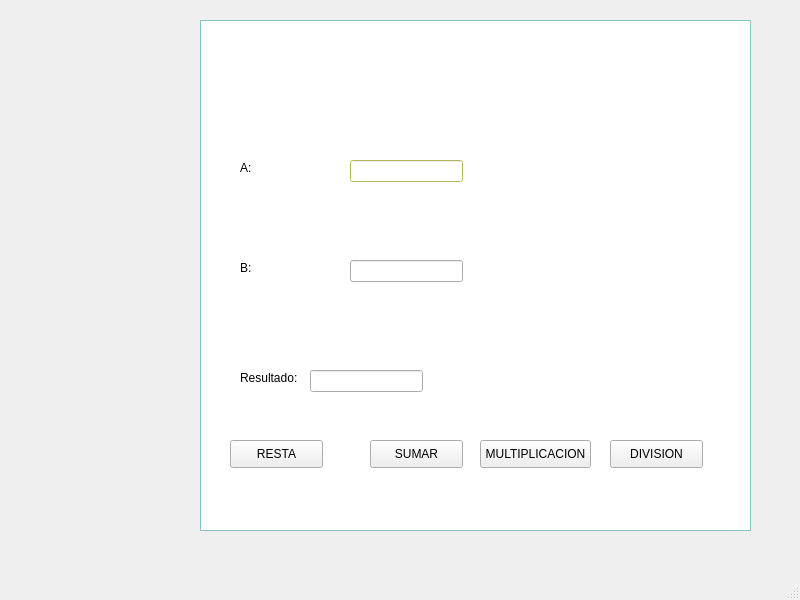
<?xml version="1.0" encoding="UTF-8"?>
<ui version="4.0">
 <class>MainWindow</class>
 <widget class="QMainWindow" name="MainWindow">
  <property name="geometry">
   <rect>
    <x>0</x>
    <y>0</y>
    <width>800</width>
    <height>600</height>
   </rect>
  </property>
  <property name="windowTitle">
   <string>MainWindow</string>
  </property>
  <widget class="QWidget" name="centralwidget">
   <widget class="QListView" name="listView">
    <property name="geometry">
     <rect>
      <x>200</x>
      <y>20</y>
      <width>551</width>
      <height>511</height>
     </rect>
    </property>
    <property name="palette">
     <palette>
      <active>
       <colorrole role="WindowText">
        <brush brushstyle="SolidPattern">
         <color alpha="255">
          <red>0</red>
          <green>0</green>
          <blue>0</blue>
         </color>
        </brush>
       </colorrole>
       <colorrole role="Button">
        <brush brushstyle="SolidPattern">
         <color alpha="255">
          <red>170</red>
          <green>255</green>
          <blue>255</blue>
         </color>
        </brush>
       </colorrole>
       <colorrole role="Light">
        <brush brushstyle="SolidPattern">
         <color alpha="255">
          <red>255</red>
          <green>255</green>
          <blue>255</blue>
         </color>
        </brush>
       </colorrole>
       <colorrole role="Midlight">
        <brush brushstyle="SolidPattern">
         <color alpha="255">
          <red>212</red>
          <green>255</green>
          <blue>255</blue>
         </color>
        </brush>
       </colorrole>
       <colorrole role="Dark">
        <brush brushstyle="SolidPattern">
         <color alpha="255">
          <red>85</red>
          <green>127</green>
          <blue>127</blue>
         </color>
        </brush>
       </colorrole>
       <colorrole role="Mid">
        <brush brushstyle="SolidPattern">
         <color alpha="255">
          <red>113</red>
          <green>170</green>
          <blue>170</blue>
         </color>
        </brush>
       </colorrole>
       <colorrole role="Text">
        <brush brushstyle="SolidPattern">
         <color alpha="255">
          <red>0</red>
          <green>0</green>
          <blue>0</blue>
         </color>
        </brush>
       </colorrole>
       <colorrole role="BrightText">
        <brush brushstyle="SolidPattern">
         <color alpha="255">
          <red>255</red>
          <green>255</green>
          <blue>255</blue>
         </color>
        </brush>
       </colorrole>
       <colorrole role="ButtonText">
        <brush brushstyle="SolidPattern">
         <color alpha="255">
          <red>0</red>
          <green>0</green>
          <blue>0</blue>
         </color>
        </brush>
       </colorrole>
       <colorrole role="Base">
        <brush brushstyle="SolidPattern">
         <color alpha="255">
          <red>255</red>
          <green>255</green>
          <blue>255</blue>
         </color>
        </brush>
       </colorrole>
       <colorrole role="Window">
        <brush brushstyle="SolidPattern">
         <color alpha="255">
          <red>170</red>
          <green>255</green>
          <blue>255</blue>
         </color>
        </brush>
       </colorrole>
       <colorrole role="Shadow">
        <brush brushstyle="SolidPattern">
         <color alpha="255">
          <red>0</red>
          <green>0</green>
          <blue>0</blue>
         </color>
        </brush>
       </colorrole>
       <colorrole role="AlternateBase">
        <brush brushstyle="SolidPattern">
         <color alpha="255">
          <red>212</red>
          <green>255</green>
          <blue>255</blue>
         </color>
        </brush>
       </colorrole>
       <colorrole role="ToolTipBase">
        <brush brushstyle="SolidPattern">
         <color alpha="255">
          <red>255</red>
          <green>255</green>
          <blue>220</blue>
         </color>
        </brush>
       </colorrole>
       <colorrole role="ToolTipText">
        <brush brushstyle="SolidPattern">
         <color alpha="255">
          <red>0</red>
          <green>0</green>
          <blue>0</blue>
         </color>
        </brush>
       </colorrole>
       <colorrole role="PlaceholderText">
        <brush brushstyle="SolidPattern">
         <color alpha="128">
          <red>0</red>
          <green>0</green>
          <blue>0</blue>
         </color>
        </brush>
       </colorrole>
      </active>
      <inactive>
       <colorrole role="WindowText">
        <brush brushstyle="SolidPattern">
         <color alpha="255">
          <red>0</red>
          <green>0</green>
          <blue>0</blue>
         </color>
        </brush>
       </colorrole>
       <colorrole role="Button">
        <brush brushstyle="SolidPattern">
         <color alpha="255">
          <red>170</red>
          <green>255</green>
          <blue>255</blue>
         </color>
        </brush>
       </colorrole>
       <colorrole role="Light">
        <brush brushstyle="SolidPattern">
         <color alpha="255">
          <red>255</red>
          <green>255</green>
          <blue>255</blue>
         </color>
        </brush>
       </colorrole>
       <colorrole role="Midlight">
        <brush brushstyle="SolidPattern">
         <color alpha="255">
          <red>212</red>
          <green>255</green>
          <blue>255</blue>
         </color>
        </brush>
       </colorrole>
       <colorrole role="Dark">
        <brush brushstyle="SolidPattern">
         <color alpha="255">
          <red>85</red>
          <green>127</green>
          <blue>127</blue>
         </color>
        </brush>
       </colorrole>
       <colorrole role="Mid">
        <brush brushstyle="SolidPattern">
         <color alpha="255">
          <red>113</red>
          <green>170</green>
          <blue>170</blue>
         </color>
        </brush>
       </colorrole>
       <colorrole role="Text">
        <brush brushstyle="SolidPattern">
         <color alpha="255">
          <red>0</red>
          <green>0</green>
          <blue>0</blue>
         </color>
        </brush>
       </colorrole>
       <colorrole role="BrightText">
        <brush brushstyle="SolidPattern">
         <color alpha="255">
          <red>255</red>
          <green>255</green>
          <blue>255</blue>
         </color>
        </brush>
       </colorrole>
       <colorrole role="ButtonText">
        <brush brushstyle="SolidPattern">
         <color alpha="255">
          <red>0</red>
          <green>0</green>
          <blue>0</blue>
         </color>
        </brush>
       </colorrole>
       <colorrole role="Base">
        <brush brushstyle="SolidPattern">
         <color alpha="255">
          <red>255</red>
          <green>255</green>
          <blue>255</blue>
         </color>
        </brush>
       </colorrole>
       <colorrole role="Window">
        <brush brushstyle="SolidPattern">
         <color alpha="255">
          <red>170</red>
          <green>255</green>
          <blue>255</blue>
         </color>
        </brush>
       </colorrole>
       <colorrole role="Shadow">
        <brush brushstyle="SolidPattern">
         <color alpha="255">
          <red>0</red>
          <green>0</green>
          <blue>0</blue>
         </color>
        </brush>
       </colorrole>
       <colorrole role="AlternateBase">
        <brush brushstyle="SolidPattern">
         <color alpha="255">
          <red>212</red>
          <green>255</green>
          <blue>255</blue>
         </color>
        </brush>
       </colorrole>
       <colorrole role="ToolTipBase">
        <brush brushstyle="SolidPattern">
         <color alpha="255">
          <red>255</red>
          <green>255</green>
          <blue>220</blue>
         </color>
        </brush>
       </colorrole>
       <colorrole role="ToolTipText">
        <brush brushstyle="SolidPattern">
         <color alpha="255">
          <red>0</red>
          <green>0</green>
          <blue>0</blue>
         </color>
        </brush>
       </colorrole>
       <colorrole role="PlaceholderText">
        <brush brushstyle="SolidPattern">
         <color alpha="128">
          <red>0</red>
          <green>0</green>
          <blue>0</blue>
         </color>
        </brush>
       </colorrole>
      </inactive>
      <disabled>
       <colorrole role="WindowText">
        <brush brushstyle="SolidPattern">
         <color alpha="255">
          <red>85</red>
          <green>127</green>
          <blue>127</blue>
         </color>
        </brush>
       </colorrole>
       <colorrole role="Button">
        <brush brushstyle="SolidPattern">
         <color alpha="255">
          <red>170</red>
          <green>255</green>
          <blue>255</blue>
         </color>
        </brush>
       </colorrole>
       <colorrole role="Light">
        <brush brushstyle="SolidPattern">
         <color alpha="255">
          <red>255</red>
          <green>255</green>
          <blue>255</blue>
         </color>
        </brush>
       </colorrole>
       <colorrole role="Midlight">
        <brush brushstyle="SolidPattern">
         <color alpha="255">
          <red>212</red>
          <green>255</green>
          <blue>255</blue>
         </color>
        </brush>
       </colorrole>
       <colorrole role="Dark">
        <brush brushstyle="SolidPattern">
         <color alpha="255">
          <red>85</red>
          <green>127</green>
          <blue>127</blue>
         </color>
        </brush>
       </colorrole>
       <colorrole role="Mid">
        <brush brushstyle="SolidPattern">
         <color alpha="255">
          <red>113</red>
          <green>170</green>
          <blue>170</blue>
         </color>
        </brush>
       </colorrole>
       <colorrole role="Text">
        <brush brushstyle="SolidPattern">
         <color alpha="255">
          <red>85</red>
          <green>127</green>
          <blue>127</blue>
         </color>
        </brush>
       </colorrole>
       <colorrole role="BrightText">
        <brush brushstyle="SolidPattern">
         <color alpha="255">
          <red>255</red>
          <green>255</green>
          <blue>255</blue>
         </color>
        </brush>
       </colorrole>
       <colorrole role="ButtonText">
        <brush brushstyle="SolidPattern">
         <color alpha="255">
          <red>85</red>
          <green>127</green>
          <blue>127</blue>
         </color>
        </brush>
       </colorrole>
       <colorrole role="Base">
        <brush brushstyle="SolidPattern">
         <color alpha="255">
          <red>170</red>
          <green>255</green>
          <blue>255</blue>
         </color>
        </brush>
       </colorrole>
       <colorrole role="Window">
        <brush brushstyle="SolidPattern">
         <color alpha="255">
          <red>170</red>
          <green>255</green>
          <blue>255</blue>
         </color>
        </brush>
       </colorrole>
       <colorrole role="Shadow">
        <brush brushstyle="SolidPattern">
         <color alpha="255">
          <red>0</red>
          <green>0</green>
          <blue>0</blue>
         </color>
        </brush>
       </colorrole>
       <colorrole role="AlternateBase">
        <brush brushstyle="SolidPattern">
         <color alpha="255">
          <red>170</red>
          <green>255</green>
          <blue>255</blue>
         </color>
        </brush>
       </colorrole>
       <colorrole role="ToolTipBase">
        <brush brushstyle="SolidPattern">
         <color alpha="255">
          <red>255</red>
          <green>255</green>
          <blue>220</blue>
         </color>
        </brush>
       </colorrole>
       <colorrole role="ToolTipText">
        <brush brushstyle="SolidPattern">
         <color alpha="255">
          <red>0</red>
          <green>0</green>
          <blue>0</blue>
         </color>
        </brush>
       </colorrole>
       <colorrole role="PlaceholderText">
        <brush brushstyle="SolidPattern">
         <color alpha="128">
          <red>0</red>
          <green>0</green>
          <blue>0</blue>
         </color>
        </brush>
       </colorrole>
      </disabled>
     </palette>
    </property>
    <property name="autoFillBackground">
     <bool>true</bool>
    </property>
   </widget>
   <widget class="QPushButton" name="pushButton">
    <property name="geometry">
     <rect>
      <x>370</x>
      <y>440</y>
      <width>93</width>
      <height>28</height>
     </rect>
    </property>
    <property name="text">
     <string>SUMAR</string>
    </property>
   </widget>
   <widget class="QLineEdit" name="lineEdit">
    <property name="geometry">
     <rect>
      <x>350</x>
      <y>160</y>
      <width>113</width>
      <height>22</height>
     </rect>
    </property>
    <property name="palette">
     <palette>
      <active>
       <colorrole role="WindowText">
        <brush brushstyle="SolidPattern">
         <color alpha="255">
          <red>0</red>
          <green>0</green>
          <blue>0</blue>
         </color>
        </brush>
       </colorrole>
       <colorrole role="Button">
        <brush brushstyle="SolidPattern">
         <color alpha="255">
          <red>255</red>
          <green>255</green>
          <blue>127</blue>
         </color>
        </brush>
       </colorrole>
       <colorrole role="Light">
        <brush brushstyle="SolidPattern">
         <color alpha="255">
          <red>255</red>
          <green>255</green>
          <blue>254</blue>
         </color>
        </brush>
       </colorrole>
       <colorrole role="Midlight">
        <brush brushstyle="SolidPattern">
         <color alpha="255">
          <red>255</red>
          <green>255</green>
          <blue>190</blue>
         </color>
        </brush>
       </colorrole>
       <colorrole role="Dark">
        <brush brushstyle="SolidPattern">
         <color alpha="255">
          <red>127</red>
          <green>127</green>
          <blue>63</blue>
         </color>
        </brush>
       </colorrole>
       <colorrole role="Mid">
        <brush brushstyle="SolidPattern">
         <color alpha="255">
          <red>170</red>
          <green>170</green>
          <blue>85</blue>
         </color>
        </brush>
       </colorrole>
       <colorrole role="Text">
        <brush brushstyle="SolidPattern">
         <color alpha="255">
          <red>0</red>
          <green>0</green>
          <blue>0</blue>
         </color>
        </brush>
       </colorrole>
       <colorrole role="BrightText">
        <brush brushstyle="SolidPattern">
         <color alpha="255">
          <red>255</red>
          <green>255</green>
          <blue>255</blue>
         </color>
        </brush>
       </colorrole>
       <colorrole role="ButtonText">
        <brush brushstyle="SolidPattern">
         <color alpha="255">
          <red>0</red>
          <green>0</green>
          <blue>0</blue>
         </color>
        </brush>
       </colorrole>
       <colorrole role="Base">
        <brush brushstyle="SolidPattern">
         <color alpha="255">
          <red>255</red>
          <green>255</green>
          <blue>255</blue>
         </color>
        </brush>
       </colorrole>
       <colorrole role="Window">
        <brush brushstyle="SolidPattern">
         <color alpha="255">
          <red>255</red>
          <green>255</green>
          <blue>127</blue>
         </color>
        </brush>
       </colorrole>
       <colorrole role="Shadow">
        <brush brushstyle="SolidPattern">
         <color alpha="255">
          <red>0</red>
          <green>0</green>
          <blue>0</blue>
         </color>
        </brush>
       </colorrole>
       <colorrole role="AlternateBase">
        <brush brushstyle="SolidPattern">
         <color alpha="255">
          <red>255</red>
          <green>255</green>
          <blue>191</blue>
         </color>
        </brush>
       </colorrole>
       <colorrole role="ToolTipBase">
        <brush brushstyle="SolidPattern">
         <color alpha="255">
          <red>255</red>
          <green>255</green>
          <blue>220</blue>
         </color>
        </brush>
       </colorrole>
       <colorrole role="ToolTipText">
        <brush brushstyle="SolidPattern">
         <color alpha="255">
          <red>0</red>
          <green>0</green>
          <blue>0</blue>
         </color>
        </brush>
       </colorrole>
       <colorrole role="PlaceholderText">
        <brush brushstyle="SolidPattern">
         <color alpha="128">
          <red>0</red>
          <green>0</green>
          <blue>0</blue>
         </color>
        </brush>
       </colorrole>
      </active>
      <inactive>
       <colorrole role="WindowText">
        <brush brushstyle="SolidPattern">
         <color alpha="255">
          <red>0</red>
          <green>0</green>
          <blue>0</blue>
         </color>
        </brush>
       </colorrole>
       <colorrole role="Button">
        <brush brushstyle="SolidPattern">
         <color alpha="255">
          <red>255</red>
          <green>255</green>
          <blue>127</blue>
         </color>
        </brush>
       </colorrole>
       <colorrole role="Light">
        <brush brushstyle="SolidPattern">
         <color alpha="255">
          <red>255</red>
          <green>255</green>
          <blue>254</blue>
         </color>
        </brush>
       </colorrole>
       <colorrole role="Midlight">
        <brush brushstyle="SolidPattern">
         <color alpha="255">
          <red>255</red>
          <green>255</green>
          <blue>190</blue>
         </color>
        </brush>
       </colorrole>
       <colorrole role="Dark">
        <brush brushstyle="SolidPattern">
         <color alpha="255">
          <red>127</red>
          <green>127</green>
          <blue>63</blue>
         </color>
        </brush>
       </colorrole>
       <colorrole role="Mid">
        <brush brushstyle="SolidPattern">
         <color alpha="255">
          <red>170</red>
          <green>170</green>
          <blue>85</blue>
         </color>
        </brush>
       </colorrole>
       <colorrole role="Text">
        <brush brushstyle="SolidPattern">
         <color alpha="255">
          <red>0</red>
          <green>0</green>
          <blue>0</blue>
         </color>
        </brush>
       </colorrole>
       <colorrole role="BrightText">
        <brush brushstyle="SolidPattern">
         <color alpha="255">
          <red>255</red>
          <green>255</green>
          <blue>255</blue>
         </color>
        </brush>
       </colorrole>
       <colorrole role="ButtonText">
        <brush brushstyle="SolidPattern">
         <color alpha="255">
          <red>0</red>
          <green>0</green>
          <blue>0</blue>
         </color>
        </brush>
       </colorrole>
       <colorrole role="Base">
        <brush brushstyle="SolidPattern">
         <color alpha="255">
          <red>255</red>
          <green>255</green>
          <blue>255</blue>
         </color>
        </brush>
       </colorrole>
       <colorrole role="Window">
        <brush brushstyle="SolidPattern">
         <color alpha="255">
          <red>255</red>
          <green>255</green>
          <blue>127</blue>
         </color>
        </brush>
       </colorrole>
       <colorrole role="Shadow">
        <brush brushstyle="SolidPattern">
         <color alpha="255">
          <red>0</red>
          <green>0</green>
          <blue>0</blue>
         </color>
        </brush>
       </colorrole>
       <colorrole role="AlternateBase">
        <brush brushstyle="SolidPattern">
         <color alpha="255">
          <red>255</red>
          <green>255</green>
          <blue>191</blue>
         </color>
        </brush>
       </colorrole>
       <colorrole role="ToolTipBase">
        <brush brushstyle="SolidPattern">
         <color alpha="255">
          <red>255</red>
          <green>255</green>
          <blue>220</blue>
         </color>
        </brush>
       </colorrole>
       <colorrole role="ToolTipText">
        <brush brushstyle="SolidPattern">
         <color alpha="255">
          <red>0</red>
          <green>0</green>
          <blue>0</blue>
         </color>
        </brush>
       </colorrole>
       <colorrole role="PlaceholderText">
        <brush brushstyle="SolidPattern">
         <color alpha="128">
          <red>0</red>
          <green>0</green>
          <blue>0</blue>
         </color>
        </brush>
       </colorrole>
      </inactive>
      <disabled>
       <colorrole role="WindowText">
        <brush brushstyle="SolidPattern">
         <color alpha="255">
          <red>127</red>
          <green>127</green>
          <blue>63</blue>
         </color>
        </brush>
       </colorrole>
       <colorrole role="Button">
        <brush brushstyle="SolidPattern">
         <color alpha="255">
          <red>255</red>
          <green>255</green>
          <blue>127</blue>
         </color>
        </brush>
       </colorrole>
       <colorrole role="Light">
        <brush brushstyle="SolidPattern">
         <color alpha="255">
          <red>255</red>
          <green>255</green>
          <blue>254</blue>
         </color>
        </brush>
       </colorrole>
       <colorrole role="Midlight">
        <brush brushstyle="SolidPattern">
         <color alpha="255">
          <red>255</red>
          <green>255</green>
          <blue>190</blue>
         </color>
        </brush>
       </colorrole>
       <colorrole role="Dark">
        <brush brushstyle="SolidPattern">
         <color alpha="255">
          <red>127</red>
          <green>127</green>
          <blue>63</blue>
         </color>
        </brush>
       </colorrole>
       <colorrole role="Mid">
        <brush brushstyle="SolidPattern">
         <color alpha="255">
          <red>170</red>
          <green>170</green>
          <blue>85</blue>
         </color>
        </brush>
       </colorrole>
       <colorrole role="Text">
        <brush brushstyle="SolidPattern">
         <color alpha="255">
          <red>127</red>
          <green>127</green>
          <blue>63</blue>
         </color>
        </brush>
       </colorrole>
       <colorrole role="BrightText">
        <brush brushstyle="SolidPattern">
         <color alpha="255">
          <red>255</red>
          <green>255</green>
          <blue>255</blue>
         </color>
        </brush>
       </colorrole>
       <colorrole role="ButtonText">
        <brush brushstyle="SolidPattern">
         <color alpha="255">
          <red>127</red>
          <green>127</green>
          <blue>63</blue>
         </color>
        </brush>
       </colorrole>
       <colorrole role="Base">
        <brush brushstyle="SolidPattern">
         <color alpha="255">
          <red>255</red>
          <green>255</green>
          <blue>127</blue>
         </color>
        </brush>
       </colorrole>
       <colorrole role="Window">
        <brush brushstyle="SolidPattern">
         <color alpha="255">
          <red>255</red>
          <green>255</green>
          <blue>127</blue>
         </color>
        </brush>
       </colorrole>
       <colorrole role="Shadow">
        <brush brushstyle="SolidPattern">
         <color alpha="255">
          <red>0</red>
          <green>0</green>
          <blue>0</blue>
         </color>
        </brush>
       </colorrole>
       <colorrole role="AlternateBase">
        <brush brushstyle="SolidPattern">
         <color alpha="255">
          <red>255</red>
          <green>255</green>
          <blue>127</blue>
         </color>
        </brush>
       </colorrole>
       <colorrole role="ToolTipBase">
        <brush brushstyle="SolidPattern">
         <color alpha="255">
          <red>255</red>
          <green>255</green>
          <blue>220</blue>
         </color>
        </brush>
       </colorrole>
       <colorrole role="ToolTipText">
        <brush brushstyle="SolidPattern">
         <color alpha="255">
          <red>0</red>
          <green>0</green>
          <blue>0</blue>
         </color>
        </brush>
       </colorrole>
       <colorrole role="PlaceholderText">
        <brush brushstyle="SolidPattern">
         <color alpha="128">
          <red>0</red>
          <green>0</green>
          <blue>0</blue>
         </color>
        </brush>
       </colorrole>
      </disabled>
     </palette>
    </property>
   </widget>
   <widget class="QLineEdit" name="lineEdit_2">
    <property name="geometry">
     <rect>
      <x>350</x>
      <y>260</y>
      <width>113</width>
      <height>22</height>
     </rect>
    </property>
   </widget>
   <widget class="QLabel" name="label">
    <property name="geometry">
     <rect>
      <x>240</x>
      <y>160</y>
      <width>55</width>
      <height>16</height>
     </rect>
    </property>
    <property name="text">
     <string>A:</string>
    </property>
   </widget>
   <widget class="QLabel" name="label_2">
    <property name="geometry">
     <rect>
      <x>240</x>
      <y>260</y>
      <width>55</width>
      <height>16</height>
     </rect>
    </property>
    <property name="text">
     <string>B:</string>
    </property>
   </widget>
   <widget class="QPushButton" name="pushButton_2">
    <property name="geometry">
     <rect>
      <x>230</x>
      <y>440</y>
      <width>93</width>
      <height>28</height>
     </rect>
    </property>
    <property name="text">
     <string>RESTA</string>
    </property>
   </widget>
   <widget class="QPushButton" name="pushButton_3">
    <property name="geometry">
     <rect>
      <x>480</x>
      <y>440</y>
      <width>111</width>
      <height>28</height>
     </rect>
    </property>
    <property name="text">
     <string>MULTIPLICACION</string>
    </property>
   </widget>
   <widget class="QPushButton" name="pushButton_4">
    <property name="geometry">
     <rect>
      <x>610</x>
      <y>440</y>
      <width>93</width>
      <height>28</height>
     </rect>
    </property>
    <property name="text">
     <string>DIVISION</string>
    </property>
   </widget>
   <widget class="QLabel" name="label_3">
    <property name="geometry">
     <rect>
      <x>240</x>
      <y>370</y>
      <width>81</width>
      <height>16</height>
     </rect>
    </property>
    <property name="text">
     <string>Resultado:</string>
    </property>
   </widget>
   <widget class="QLineEdit" name="lineEdit_3">
    <property name="geometry">
     <rect>
      <x>310</x>
      <y>370</y>
      <width>113</width>
      <height>22</height>
     </rect>
    </property>
   </widget>
  </widget>
  <widget class="QMenuBar" name="menubar">
   <property name="geometry">
    <rect>
     <x>0</x>
     <y>0</y>
     <width>800</width>
     <height>26</height>
    </rect>
   </property>
  </widget>
  <widget class="QStatusBar" name="statusbar"/>
 </widget>
 <resources/>
 <connections/>
</ui>
